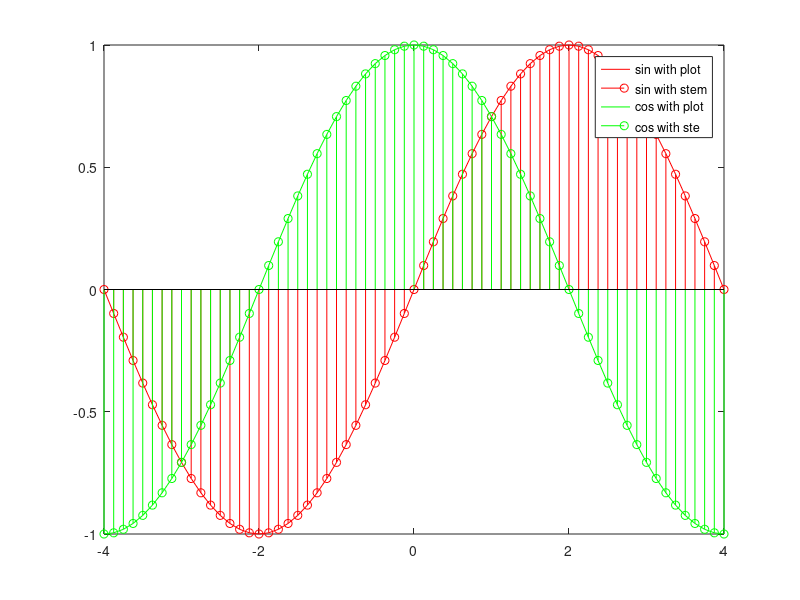

MATLAB code for this plot:
t=[-4:0.125:4];
%t=linspace(-5,5,101);
x_1=sin(pi*t/4);

plot(t,x_1,'r');
hold on;
stem(t,x_1, 'r');

x_2 = cos(pi*t/4)
plot(t, x_2 ,'g');
stem(t,x_2, 'g');


hold off;

legend("sin with plot",'sin with stem',"cos with plot", "cos with ste")
